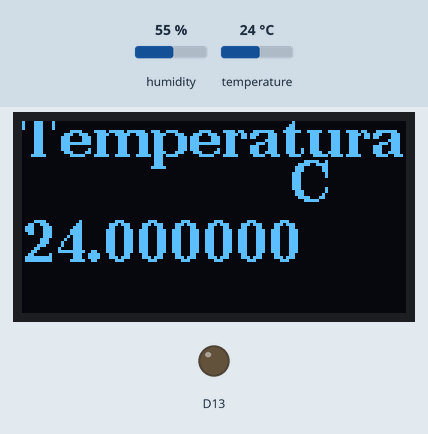
This sketch was run on a simulated Arduino Due. Shown: 128×64 one-colour display, output pins drawn as LEDs (lit = HIGH). The test bench sets the inputs (shaded band); at power-on: temperature 24 °C, humidity 55 %. What the sketch prints to the serial monitor is not drawn.

Above: at 2.9 s.
3.0 s: temperature set to 12 °C
At 4.5 s:
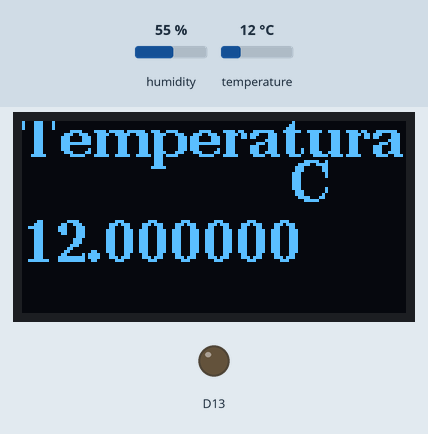
5.7 s: temperature set to 19 °C
At 6.6 s:
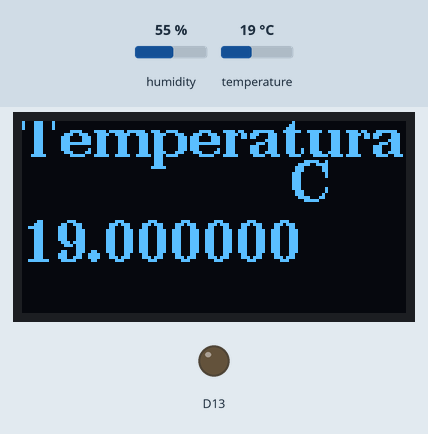
8.4 s: temperature set to 28 °C
At 10.9 s:
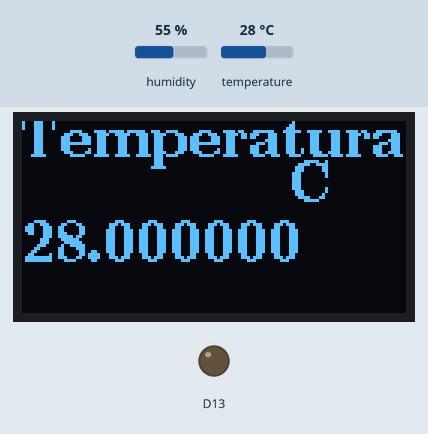
Timing chart, 0 to 12.4 s (numbered marks = the images above; inputs shaded):
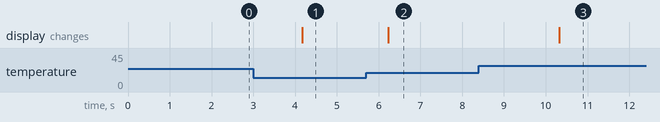

The sketch:

Ejercicio_3.ino
```cpp
// Vazquez,Dodino,Schatzyki,Mendelovich
#include "U8g2lib.h"
#include "string.h"
#include "DHT_U.h"
#include "Adafruit_Sensor.h"


U8G2_SH1106_128X64_NONAME_F_HW_I2C u8g2(U8G2_R0,  U8X8_PIN_NONE);
#define LED 25
#define DHTPIN 23
#define DHTTYPE DHT11
DHT dht(DHTPIN, DHTTYPE);

void setup()
{
  Serial.begin(9600);
  u8g2.begin();
  dht.begin();

  pinMode(PIN_LED, OUTPUT);

}

void loop()
{
  printOLED();
  delay(2000);
}

void printOLED(void)
{
  float tem = dht.readTemperature();
  Serial.println(tem);
  char temp[4];

  sprintf(temp, "%f", tem);

  u8g2.clearBuffer();
  u8g2.setFont(u8g2_font_ncenB14_tr);
  u8g2.drawStr(0, 12, "Temperatura: ");
  u8g2.drawStr(0, 47, temp);
  u8g2.drawStr(90, 27, "C");
  u8g2.sendBuffer();

  if(tem >= 28)
  {
    digitalWrite(PIN_LED, HIGH);
  }
  else
  {
    digitalWrite(PIN_LED, LOW);
  }
}
```

Measured:
- after the input at 3.0 s, the display: changes after 1.2 s (image 1)
- after the input at 5.7 s, the display: changes after 0.53 s (image 2)
- after the input at 8.4 s, the display: changes after 1.9 s (image 3)
